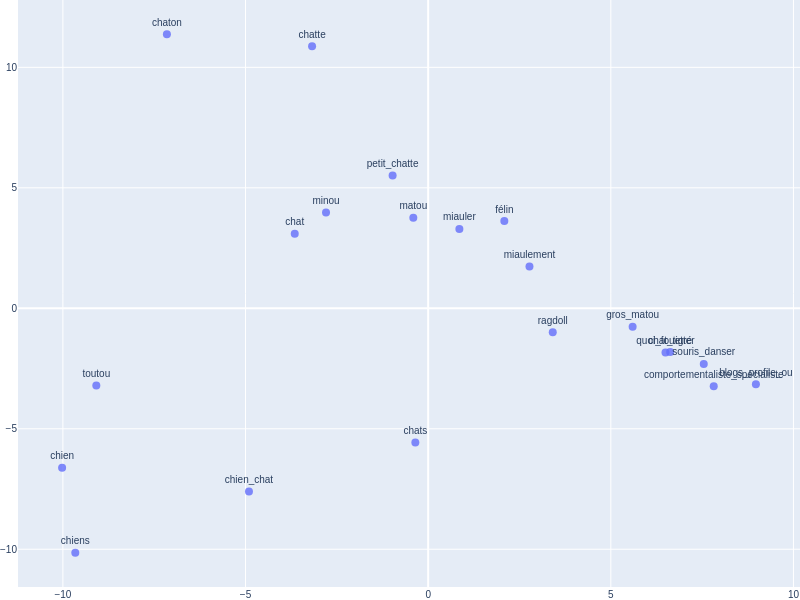

The notebook cell this image was saved under:
### Code cell
# Afficher le mot 'chat' et ses 20 plus proches voisins
# projetés en deux dimensions avec PCA (test de la fonction).
display_PCA_2D_neighbors(model, 'chat', 20)

### Figure 1 — Plotly figure (JSON) as saved in the notebook; plotly's stock layout.template omitted (floating-point values rounded to 4 significant figures)
{"data": [{"marker": {"opacity": 0.8, "size": 8}, "mode": "markers+text", "text": ["chat", "minou", "matou", "petit_chatte", "chatte", "miauler", "chaton", "quoi_fouetter", "félin", "chien", "chats", "comportementaliste_spécialiste", "miaulement", "toutou", "ragdoll", "chien_chat", "chiens", "souris_danser", "chat_tigré", "blogs_profile_ou", "gros_matou"], "textfont": {"size": 10}, "textposition": "top center", "type": "scatter", "x": [-3.652, -2.796, -0.4064, -0.9732, -3.178, 0.8547, -7.152, 6.498, 2.085, -10.02, -0.351, 7.818, 2.774, -9.085, 3.411, -4.905, -9.66, 7.545, 6.626, 8.972, 5.598], "y": [3.098, 3.972, 3.761, 5.507, 10.87, 3.292, 11.37, -1.832, 3.62, -6.614, -5.567, -3.238, 1.737, -3.206, -0.99, -7.602, -10.14, -2.308, -1.817, -3.153, -0.761]}], "layout": {"font": {"family": "Arial", "size": 10}, "height": 600, "margin": {"b": 0, "l": 0, "r": 0, "t": 0}, "width": 800}}
